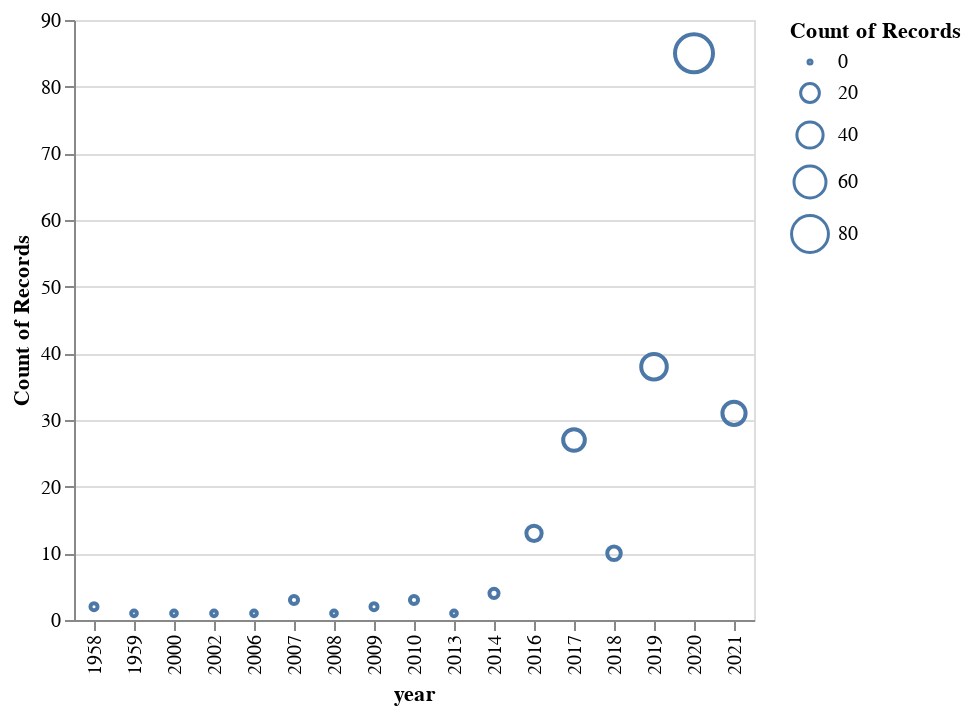

Here is the notebook cell this chart was saved with:
### Code cell
alt.Chart(data_p).mark_point().encode(
    x='year',
    y='count(yield):Q',
    size='count(yield):Q',
    tooltip = 'count(yield):Q'
)

### Figure 1 — Vega-Lite specification as saved in the notebook (floating-point values rounded to 4 significant figures; data arrays with more than 128 entries replaced by an {"elided": "..."} marker saying what was removed)
{"config": {"view": {"continuousWidth": 400, "continuousHeight": 300}}, "data": {"name": "data-7bfbe9a25eb7cceec626c8c76189173b"}, "mark": "point", "encoding": {"size": {"aggregate": "count", "field": "yield", "type": "quantitative"}, "tooltip": {"aggregate": "count", "field": "yield", "type": "quantitative"}, "x": {"field": "year", "type": "nominal"}, "y": {"aggregate": "count", "field": "yield", "type": "quantitative"}}, "$schema": "https://vega.github.io/schema/vega-lite/v4.17.0.json", "datasets": {"data-7bfbe9a25eb7cceec626c8c76189173b": {"elided": "224 records"}}}
